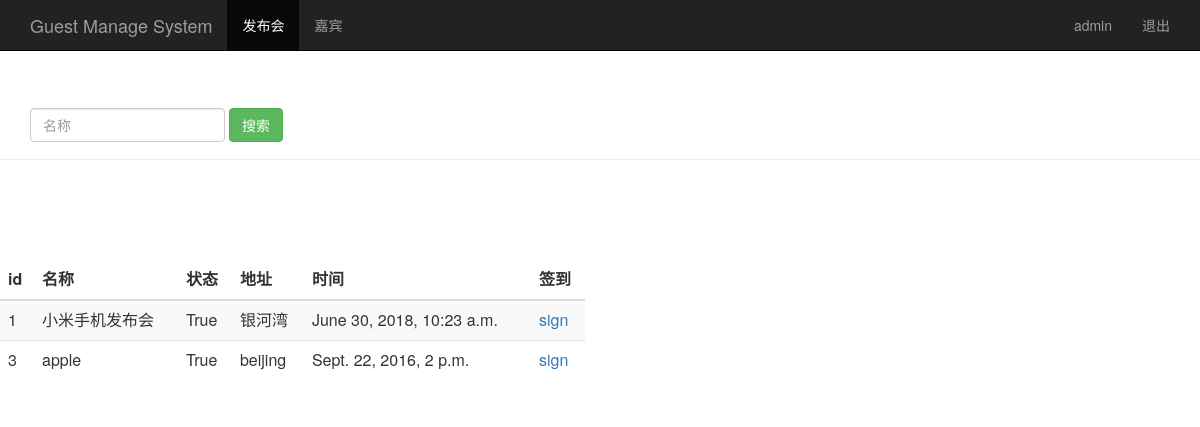
The page /event_manage/ (signed in) on the database its author committed.
### sign/models.py (models this page shows, shortened)
class Event(models.Model):
    name=models.CharField(max_length=100)
    limit=models.IntegerField()
    status=models.BooleanField()
    address=models.CharField(max_length=200)
    start_time=models.DateTimeField('eventstime')
    create_time=models.DateTimeField(auto_now=True)

### sign/views.py (the view)
# urls.py: url(r'^event_manage/$',views.event_manage),
@login_required
def event_manage(request):
    event_list=Event.objects.all()
    username=request.session.get('user','')
    return render(request,'event_manage.html',{'user':username,'events':event_list})

### sign/templates/event_manage.html (shortened to what this page needs)
<html lang="zh-CN">
 <head>
     {% load bootstrap3 %}
     {% bootstrap_css %}
 </head>
 <body role="'document">
  <nav class="navbar navbar-inverse navbar-fixed-top">
   <div class="container">
    <div class ="navbar-header">
        <a class="navbar-brand" href="/event_manage/">Guest Manage System</a>
    </div>
       <div id="navbar" class="collapse navbar-collapse">
      <ul class="nav navbar-nav">
       <li class="active"><a href='#'>发布会</a></li>
        <li><a href="/guest_manage/">嘉宾</a>
       </li>
       </ul>
       <ul class="nav navbar-nav navbar-right">
       <li><a href="#">{{user}}</a></li>
       <li><a href="/logout/">退出</a></li>
       </ul>
       </div>
      </div>
     </nav>
  <div class="page-header" style="padding-top:60px;">
      <div id="navbar" class="navbar-collapse collapse">
          <form class="navbar-form" method="get" action="/search_name/">
              <div class="form-group">
                  <input name="name" type="text" placeholder="名称" class="form-control">
      </div>
              <button type="submit" class="btn btn-success">搜索</button>
          </form>
      </div>
  </div>
<div class="row" style="padding-top :80px;">
    <div class="col-md-6">
        <table class="table table-striped">
            <thead>
            <tr>
                <th>id</th><th>名称</th><th>状态</th><th>地址</th><th>时间</th><th>签到</th>
            </tr>
            </thead>
            <tbody>
             {% for event in events %}
              <tr>
                <td>{{event.id}}</td>
                <td>{{event.name}}</td>
                <td>{{event.status}}</td>
                <td>{{event.address}}</td>
                <td>{{event.start_time}}</td>
                  <td><a href="/sign_index/{{event.id}}/"target="{{event.id}}_blank">sign</a>
                  </td>
              </tr>
             {% endfor %}
            </tbody>
        </table>
    </div>
</div>
</body>
</html>

### rows shown on the page
Event: id "1", name "小米手机发布会", status "True", address "银河湾", start_time "June 30, 2018, 10:23 a.m."
Event: id "3", name "apple", status "True", address "beijing", start_time "Sept. 22, 2016, 2 p.m."

### other values the page prints
{{ user }} "admin"
